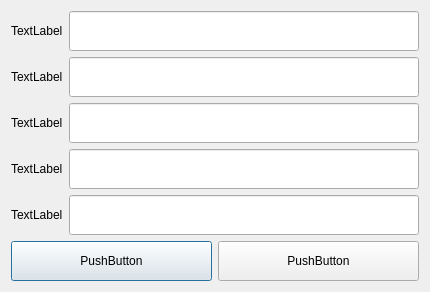
<?xml version="1.0" encoding="UTF-8"?>
<ui version="4.0">
 <class>AddWorkDlg</class>
 <widget class="QDialog" name="AddWorkDlg">
  <property name="geometry">
   <rect>
    <x>0</x>
    <y>0</y>
    <width>430</width>
    <height>290</height>
   </rect>
  </property>
  <property name="windowTitle">
   <string>Dialog</string>
  </property>
  <layout class="QGridLayout" name="gridLayout">
   <item row="0" column="0">
    <widget class="QLabel" name="label">
     <property name="text">
      <string>TextLabel</string>
     </property>
    </widget>
   </item>
   <item row="0" column="1">
    <widget class="QLineEdit" name="lineEdit">
     <property name="minimumSize">
      <size>
       <width>0</width>
       <height>40</height>
      </size>
     </property>
    </widget>
   </item>
   <item row="1" column="0">
    <widget class="QLabel" name="label_2">
     <property name="text">
      <string>TextLabel</string>
     </property>
    </widget>
   </item>
   <item row="1" column="1">
    <widget class="QLineEdit" name="lineEdit_2">
     <property name="minimumSize">
      <size>
       <width>0</width>
       <height>40</height>
      </size>
     </property>
    </widget>
   </item>
   <item row="2" column="0">
    <widget class="QLabel" name="label_3">
     <property name="text">
      <string>TextLabel</string>
     </property>
    </widget>
   </item>
   <item row="2" column="1">
    <widget class="QLineEdit" name="lineEdit_3">
     <property name="minimumSize">
      <size>
       <width>0</width>
       <height>40</height>
      </size>
     </property>
    </widget>
   </item>
   <item row="3" column="0">
    <widget class="QLabel" name="label_4">
     <property name="text">
      <string>TextLabel</string>
     </property>
    </widget>
   </item>
   <item row="3" column="1">
    <widget class="QLineEdit" name="lineEdit_4">
     <property name="minimumSize">
      <size>
       <width>0</width>
       <height>40</height>
      </size>
     </property>
    </widget>
   </item>
   <item row="4" column="0">
    <widget class="QLabel" name="label_5">
     <property name="text">
      <string>TextLabel</string>
     </property>
    </widget>
   </item>
   <item row="4" column="1">
    <widget class="QLineEdit" name="lineEdit_5">
     <property name="minimumSize">
      <size>
       <width>0</width>
       <height>40</height>
      </size>
     </property>
    </widget>
   </item>
   <item row="5" column="0" colspan="2">
    <layout class="QHBoxLayout" name="horizontalLayout">
     <item>
      <widget class="QPushButton" name="btnOk">
       <property name="minimumSize">
        <size>
         <width>0</width>
         <height>40</height>
        </size>
       </property>
       <property name="text">
        <string>PushButton</string>
       </property>
      </widget>
     </item>
     <item>
      <widget class="QPushButton" name="pushButton_2">
       <property name="minimumSize">
        <size>
         <width>0</width>
         <height>40</height>
        </size>
       </property>
       <property name="text">
        <string>PushButton</string>
       </property>
      </widget>
     </item>
    </layout>
   </item>
  </layout>
 </widget>
 <resources/>
 <connections/>
</ui>
